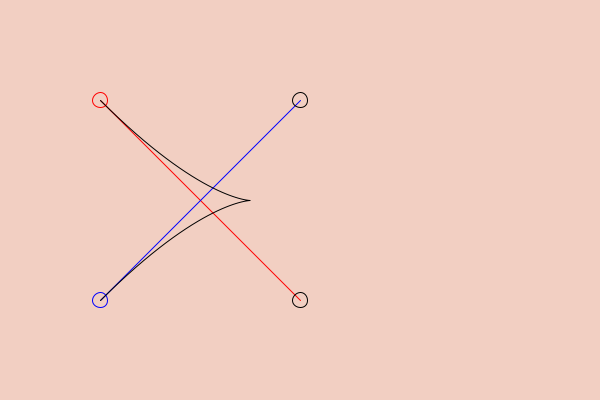
Frame 1 (no input)
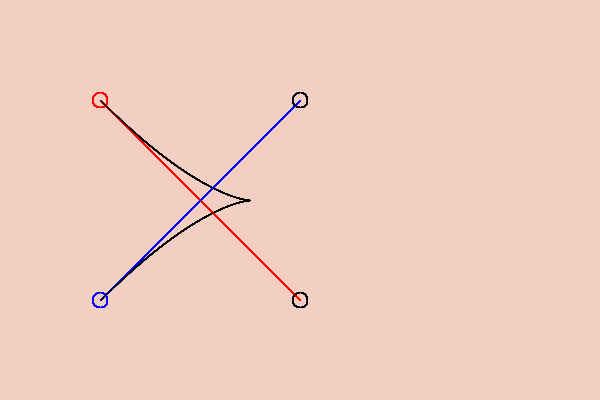
Frame 60 (the mouse pressed at the canvas centre just before this capture)
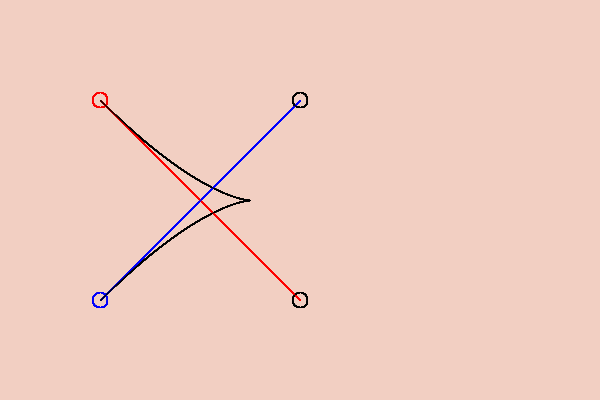
Frame 120 (the mouse held since frame 60 and released just before this capture)

The Processing sketch that drew these frames (run headless with seeded random() and noise(); from frame 60 on, the mouse is pressed at the canvas centre):

// Processing sketch: box07
// ── box07.pde
void setup() {
   size(600, 400);
   background(242, 207, 194);
   noFill();
}

void drawCurve(boolean drawCircles, boolean drawLines,
               int p0, int p1, int p2, int p3) {

   // control point 1
   stroke(255,  0, 0);   // red
   if (drawCircles == true) {
      ellipse(Xp[p0], Yp[p0], 15, 15);
   }
   if (drawLines == true) {
      line(Xp[p0], Yp[p0], Xp[p1], Yp[p1]);
   }

   // control point 1
   stroke(0, 0, 255);   // blue
   if (drawCircles == true) {
      ellipse(Xp[p3], Yp[p3], 15, 15);
   }
   if (drawLines == true) {
      line(Xp[p3], Yp[p3], Xp[p2], Yp[p2]);
   }

   // the knots
   stroke(0, 0, 0);   // black
   if (drawCircles == true) {
      ellipse(Xp[p1], Yp[p1], 15, 15);
      ellipse(Xp[p2], Yp[p2], 15, 15);
   }

   bezier(Xp[p0], Yp[p0], Xp[p1], Yp[p1], Xp[p2], Yp[p2], Xp[p3], Yp[p3]);
}

float [] Xp = { 100, 300, 300, 100 };
float [] Yp = { 100, 300, 100, 300 };

void draw() {
   drawCurve(true,  true, 0, 1, 2, 3);
}
